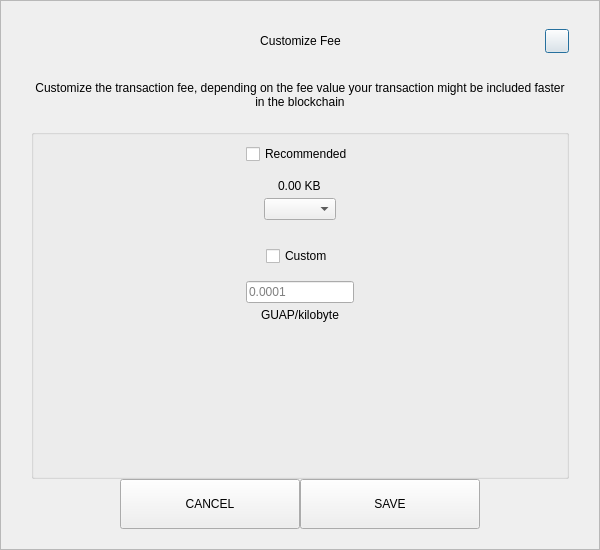
<?xml version="1.0" encoding="UTF-8"?>
<ui version="4.0">
 <class>SendCustomFeeDialog</class>
 <widget class="QDialog" name="SendCustomFeeDialog">
  <property name="geometry">
   <rect>
    <x>0</x>
    <y>0</y>
    <width>600</width>
    <height>550</height>
   </rect>
  </property>
  <property name="windowTitle">
   <string>Form</string>
  </property>
  <layout class="QVBoxLayout" name="verticalLayout_3">
   <property name="spacing">
    <number>0</number>
   </property>
   <property name="leftMargin">
    <number>0</number>
   </property>
   <property name="topMargin">
    <number>0</number>
   </property>
   <property name="rightMargin">
    <number>0</number>
   </property>
   <property name="bottomMargin">
    <number>0</number>
   </property>
   <item>
    <widget class="QFrame" name="frame">
     <property name="styleSheet">
      <string notr="true"/>
     </property>
     <property name="frameShape">
      <enum>QFrame::StyledPanel</enum>
     </property>
     <property name="frameShadow">
      <enum>QFrame::Raised</enum>
     </property>
     <layout class="QVBoxLayout" name="verticalLayout_2">
      <property name="spacing">
       <number>0</number>
      </property>
      <property name="leftMargin">
       <number>30</number>
      </property>
      <property name="topMargin">
       <number>20</number>
      </property>
      <property name="rightMargin">
       <number>30</number>
      </property>
      <property name="bottomMargin">
       <number>20</number>
      </property>
      <item>
       <layout class="QHBoxLayout" name="horizontalLayout_3">
        <property name="spacing">
         <number>0</number>
        </property>
        <item>
         <spacer name="horizontalSpacer_21">
          <property name="orientation">
           <enum>Qt::Horizontal</enum>
          </property>
          <property name="sizeHint" stdset="0">
           <size>
            <width>40</width>
            <height>20</height>
           </size>
          </property>
         </spacer>
        </item>
        <item>
         <widget class="QLabel" name="labelTitle">
          <property name="minimumSize">
           <size>
            <width>0</width>
            <height>40</height>
           </size>
          </property>
          <property name="maximumSize">
           <size>
            <width>16777215</width>
            <height>40</height>
           </size>
          </property>
          <property name="styleSheet">
           <string notr="true">padding-left:24px;</string>
          </property>
          <property name="text">
           <string>Customize Fee</string>
          </property>
          <property name="alignment">
           <set>Qt::AlignCenter</set>
          </property>
          <property name="margin">
           <number>7</number>
          </property>
         </widget>
        </item>
        <item>
         <spacer name="horizontalSpacer">
          <property name="orientation">
           <enum>Qt::Horizontal</enum>
          </property>
          <property name="sizeHint" stdset="0">
           <size>
            <width>40</width>
            <height>20</height>
           </size>
          </property>
         </spacer>
        </item>
        <item>
         <widget class="QPushButton" name="btnEsc">
          <property name="minimumSize">
           <size>
            <width>24</width>
            <height>24</height>
           </size>
          </property>
          <property name="maximumSize">
           <size>
            <width>24</width>
            <height>24</height>
           </size>
          </property>
          <property name="text">
           <string/>
          </property>
         </widget>
        </item>
       </layout>
      </item>
      <item>
       <spacer name="verticalSpacer_2">
        <property name="orientation">
         <enum>Qt::Vertical</enum>
        </property>
        <property name="sizeType">
         <enum>QSizePolicy::Fixed</enum>
        </property>
        <property name="sizeHint" stdset="0">
         <size>
          <width>20</width>
          <height>20</height>
         </size>
        </property>
       </spacer>
      </item>
      <item>
       <widget class="QLabel" name="labelMessage">
        <property name="text">
         <string>Customize the transaction fee, depending on the fee value your transaction might be included faster in the blockchain</string>
        </property>
        <property name="alignment">
         <set>Qt::AlignCenter</set>
        </property>
        <property name="wordWrap">
         <bool>true</bool>
        </property>
       </widget>
      </item>
      <item>
       <spacer name="verticalSpacer_3">
        <property name="orientation">
         <enum>Qt::Vertical</enum>
        </property>
        <property name="sizeType">
         <enum>QSizePolicy::Fixed</enum>
        </property>
        <property name="sizeHint" stdset="0">
         <size>
          <width>20</width>
          <height>20</height>
         </size>
        </property>
       </spacer>
      </item>
      <item>
       <widget class="QGroupBox" name="groupBox">
        <property name="title">
         <string/>
        </property>
        <layout class="QVBoxLayout" name="verticalLayout">
         <property name="leftMargin">
          <number>12</number>
         </property>
         <property name="rightMargin">
          <number>12</number>
         </property>
         <item>
          <layout class="QVBoxLayout" name="verticalLayout_4">
           <property name="spacing">
            <number>5</number>
           </property>
           <item alignment="Qt::AlignHCenter">
            <widget class="QCheckBox" name="checkBoxRecommended">
             <property name="text">
              <string>Recommended</string>
             </property>
            </widget>
           </item>
           <item>
            <spacer name="verticalSpacer_5">
             <property name="orientation">
              <enum>Qt::Vertical</enum>
             </property>
             <property name="sizeType">
              <enum>QSizePolicy::Fixed</enum>
             </property>
             <property name="sizeHint" stdset="0">
              <size>
               <width>20</width>
               <height>10</height>
              </size>
             </property>
            </spacer>
           </item>
           <item alignment="Qt::AlignHCenter">
            <widget class="QLabel" name="labelFee">
             <property name="text">
              <string>0.00 KB</string>
             </property>
            </widget>
           </item>
           <item alignment="Qt::AlignHCenter">
            <widget class="QComboBox" name="comboBoxRecommended"/>
           </item>
          </layout>
         </item>
         <item>
          <spacer name="verticalSpacer">
           <property name="orientation">
            <enum>Qt::Vertical</enum>
           </property>
           <property name="sizeType">
            <enum>QSizePolicy::Fixed</enum>
           </property>
           <property name="sizeHint" stdset="0">
            <size>
             <width>20</width>
             <height>20</height>
            </size>
           </property>
          </spacer>
         </item>
         <item>
          <layout class="QVBoxLayout" name="verticalLayout_5">
           <property name="spacing">
            <number>5</number>
           </property>
           <item alignment="Qt::AlignHCenter">
            <widget class="QCheckBox" name="checkBoxCustom">
             <property name="text">
              <string>Custom</string>
             </property>
            </widget>
           </item>
           <item>
            <spacer name="verticalSpacer_6">
             <property name="orientation">
              <enum>Qt::Vertical</enum>
             </property>
             <property name="sizeType">
              <enum>QSizePolicy::Fixed</enum>
             </property>
             <property name="sizeHint" stdset="0">
              <size>
               <width>20</width>
               <height>10</height>
              </size>
             </property>
            </spacer>
           </item>
           <item alignment="Qt::AlignHCenter">
            <widget class="QLineEdit" name="lineEditCustomFee">
             <property name="placeholderText">
              <string notr="true">0.0001</string>
             </property>
            </widget>
           </item>
           <item alignment="Qt::AlignHCenter">
            <widget class="QLabel" name="labelCustomFee">
             <property name="text">
              <string>GUAP/kilobyte</string>
             </property>
            </widget>
           </item>
          </layout>
         </item>
         <item>
          <spacer name="verticalSpacer_4">
           <property name="orientation">
            <enum>Qt::Vertical</enum>
           </property>
           <property name="sizeHint" stdset="0">
            <size>
             <width>20</width>
             <height>40</height>
            </size>
           </property>
          </spacer>
         </item>
        </layout>
       </widget>
      </item>
      <item>
       <layout class="QHBoxLayout" name="horizontalLayout" stretch="1,2,2,1">
        <item>
         <spacer name="horizontalSpacer1">
          <property name="orientation">
           <enum>Qt::Horizontal</enum>
          </property>
          <property name="sizeHint" stdset="0">
           <size>
            <width>40</width>
            <height>20</height>
           </size>
          </property>
         </spacer>
        </item>
        <item>
         <widget class="QPushButton" name="btnCancel">
          <property name="minimumSize">
           <size>
            <width>180</width>
            <height>50</height>
           </size>
          </property>
          <property name="focusPolicy">
           <enum>Qt::NoFocus</enum>
          </property>
          <property name="text">
           <string>CANCEL</string>
          </property>
         </widget>
        </item>
        <item>
         <widget class="QPushButton" name="btnSave">
          <property name="minimumSize">
           <size>
            <width>180</width>
            <height>50</height>
           </size>
          </property>
          <property name="focusPolicy">
           <enum>Qt::NoFocus</enum>
          </property>
          <property name="text">
           <string>SAVE</string>
          </property>
         </widget>
        </item>
        <item>
         <spacer name="horizontalSpacer_2">
          <property name="orientation">
           <enum>Qt::Horizontal</enum>
          </property>
          <property name="sizeHint" stdset="0">
           <size>
            <width>40</width>
            <height>20</height>
           </size>
          </property>
         </spacer>
        </item>
       </layout>
      </item>
     </layout>
    </widget>
   </item>
  </layout>
 </widget>
 <resources/>
 <connections/>
</ui>
